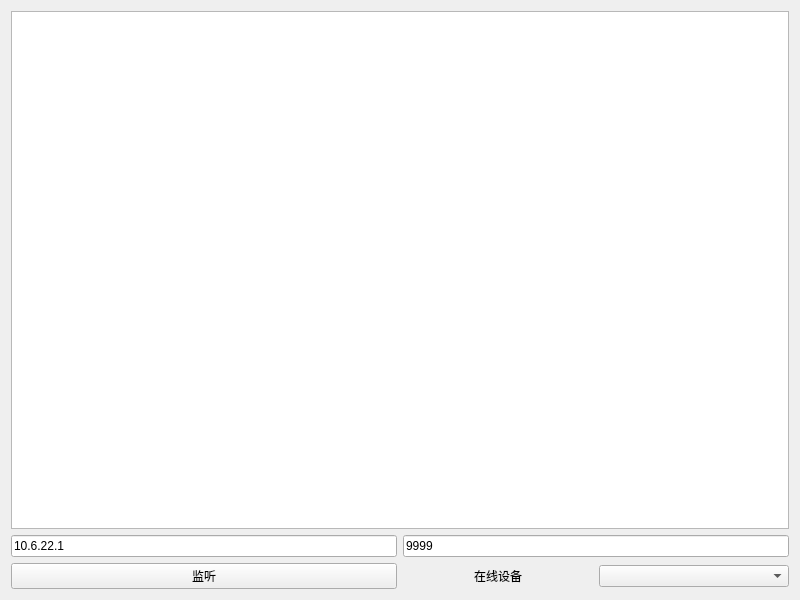
<?xml version="1.0" encoding="UTF-8"?>
<ui version="4.0">
 <class>Server</class>
 <widget class="QWidget" name="Server">
  <property name="geometry">
   <rect>
    <x>0</x>
    <y>0</y>
    <width>800</width>
    <height>600</height>
   </rect>
  </property>
  <property name="windowTitle">
   <string>Server</string>
  </property>
  <layout class="QGridLayout" name="gridLayout">
   <item row="1" column="0">
    <layout class="QHBoxLayout" name="horizontalLayout">
     <item>
      <widget class="QLineEdit" name="lineEdit">
       <property name="text">
        <string>10.6.22.1</string>
       </property>
      </widget>
     </item>
     <item>
      <widget class="QLineEdit" name="lineEdit_2">
       <property name="text">
        <string>9999</string>
       </property>
      </widget>
     </item>
    </layout>
   </item>
   <item row="2" column="0">
    <layout class="QHBoxLayout" name="horizontalLayout_4">
     <item>
      <layout class="QHBoxLayout" name="horizontalLayout_3">
       <item>
        <widget class="QPushButton" name="pushButton">
         <property name="text">
          <string>监听</string>
         </property>
         <property name="checkable">
          <bool>true</bool>
         </property>
         <property name="autoExclusive">
          <bool>true</bool>
         </property>
        </widget>
       </item>
      </layout>
     </item>
     <item>
      <layout class="QHBoxLayout" name="horizontalLayout_2">
       <item>
        <widget class="QLabel" name="label">
         <property name="text">
          <string>在线设备</string>
         </property>
         <property name="alignment">
          <set>Qt::AlignCenter</set>
         </property>
        </widget>
       </item>
       <item>
        <widget class="QComboBox" name="comboBox"/>
       </item>
      </layout>
     </item>
    </layout>
   </item>
   <item row="0" column="0">
    <widget class="QTextBrowser" name="textBrowser"/>
   </item>
  </layout>
 </widget>
 <resources/>
 <connections/>
</ui>
